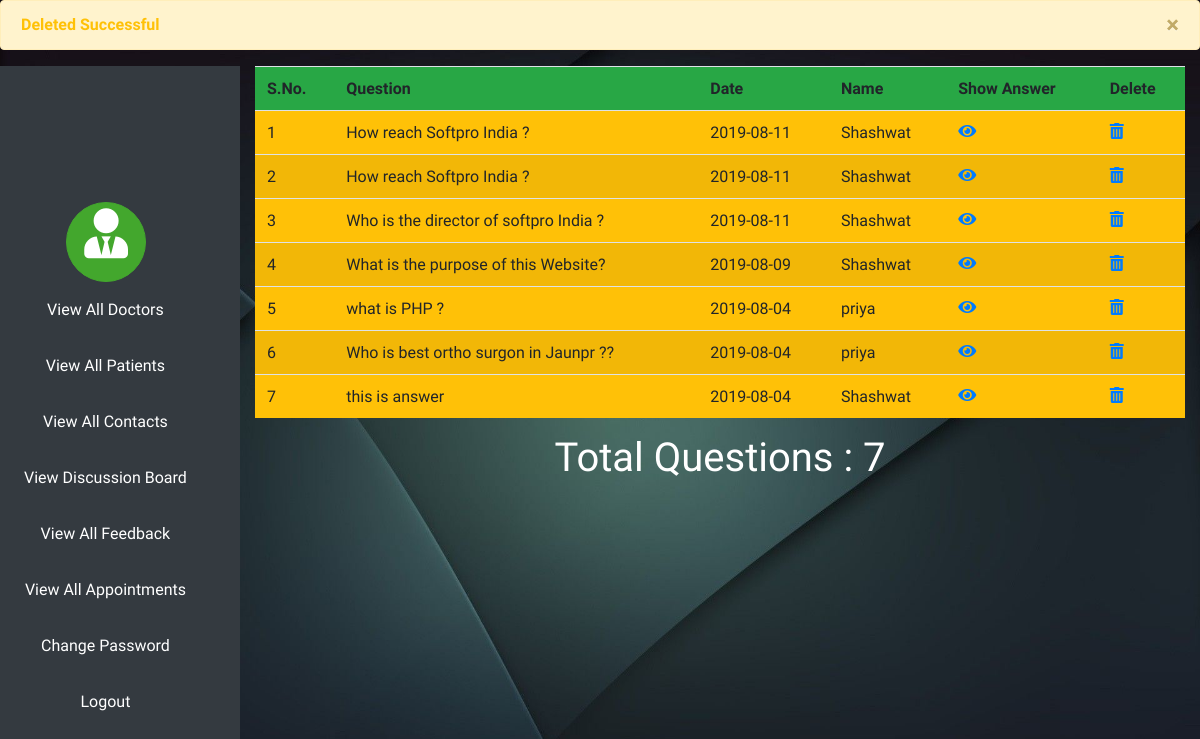
/admin/vdisboard.php?msg=1 (signed in), run on the app's committed database.
### tables this page shows
CREATE TABLE IF NOT EXISTS `tbl_question` (
  `qid` int(11) NOT NULL AUTO_INCREMENT,
  `pat_id` int(11) NOT NULL,
  `question` varchar(200) NOT NULL,
  `date` varchar(10) NOT NULL,
  PRIMARY KEY (`qid`)
);

CREATE TABLE IF NOT EXISTS `tbl_patient` (
  `pat_id` int(11) NOT NULL AUTO_INCREMENT,
  `name` varchar(60) NOT NULL,
  `fname` varchar(60) NOT NULL,
  `email` varchar(30) NOT NULL,
  `password` varchar(20) NOT NULL,
  `address` varchar(150) NOT NULL,
  `mobile` varchar(13) NOT NULL,
  `pin` int(6) NOT NULL,
  `age` int(3) NOT NULL,
  `gender` varchar(6) NOT NULL,
  `date` varchar(20) NOT NULL,
  PRIMARY KEY (`pat_id`)
);

### admin/vdisboard.php (the view, shortened to what this page needs)
 <?php
	if($_SESSION['admin']=="")
	{
		header("Location:index.php");
	}
	else
	{
	$msg=$_REQUEST['msg'];
	if($msg=='1')
	{
?>
 <div class="alert alert-warning alert-dismissible" id="myAlert">
    <button type="button" class="close">&times;</button>
    <strong class="text-warning text-center">Deleted Successful</strong>
  </div>
<?php
}
	$query="select * from tbl_question order by date desc";
	$res=mysql_query($query);
?>
<html>
<head>
	<link rel="stylesheet" href="https://stackpath.bootstrapcdn.com/bootstrap/4.3.1/css/bootstrap.min.css">
	<link rel="stylesheet" href="https://use.fontawesome.com/releases/v5.7.0/css/all.css">
	<link type="text/css" rel="stylesheet" href="../css/adstyle.css" />
</head>
<body>
<div>
	<nav class="navbar bg-dark navigation">
  <ul class="navbar-nav">
  <li><div class="navbar-brand"><a href="adminprofile.php"><i class="fas fa-user-tie"></i></a></div></li>
    <li class="nav-item p-2">
      <a class="nav-link text-center" href="vdoctor.php">View All Doctors</a>
    </li>
    <li class="nav-item p-2">
      <a class="nav-link text-center" href="vpatient.php">View All Patients</a>
    </li>
    <li class="nav-item p-2">
      <a class="nav-link text-center" href="vcontact.php">View All Contacts</a>
    </li>
	<li class="nav-item p-2">
		<a class="nav-link text-center" href="vdisboard.php">View Discussion Board</a>
	</li>
	<li class="nav-item p-2">
		<a class="nav-link text-center" href="vfeed.php">View All Feedback</a>
	</li>
	<li class="nav-item p-2">
		<a class="nav-link text-center" href="vapp.php">View All Appointments</a>
	</li>
	<li class="nav-item p-2">
		<a class="nav-link text-center" href="changepwd.php">Change Password</a>
	</li>
	<li class="nav-item p-2">
		<a class="nav-link text-center" href="logout.php">Logout</a>
	</li>
  </ul>
</nav>
		<div class="container-fluid contents">
			<table class="table table-striped bg-warning">
				<tr class="bg-success">
					<th>S.No.</th>
					<th>Question</th>
					<th>Date</th>
					<th>Name</th>
					<th>Show Answer</th>
					<th>Delete</th>
				</tr>
				<?php
				$a=1;
				while($row=mysql_fetch_array($res,MYSQL_BOTH))
				{
				?>
				<tr>
					<td><?php echo $a; ?></td>
					<td><?php echo $row['question']; ?></td>
					<td><?php echo $row['date'] ?></td>
					<?php
					$pid=$row['pat_id'];
					$query2="select name from tbl_patient where pat_id='$pid'";
					$res2=mysql_query($query2);
					if($row2=mysql_fetch_array($res2,MYSQL_BOTH))
					{
						$pn=$row2['name'];
					}
					?>
					<td><?php echo $pn; ?></td>
					<td><a href="sans.php?qid=<?php echo $row['qid'] ?>"><i class="fas fa-eye"></i></a></td>
					<td><a href="delq.php?qid=<?php echo $row['qid'] ?>"><i class="fas fa-trash-alt"></i></a></td>
				</tr>
				<?php
				$a++;
				}
				?>
			</table>
			<h1 class="text-center">Total Questions :  <?php echo $a-1; ?></h1>
		</div>
	</div>
</body>
</html>
<?php
	}
?>

### css/adstyle.css (style rules this page uses)
* { margin:0; padding:0; box-sizing:border-box; }
body { font-family: 'Dosis', sans-serif; font-weight: 400; background:url('../images/wp2508260.jpg'); background-repeat:no-repeat; background-attachment:fixed; background-size:100% 100%; color:#fff; }
.navigation { width:20%; height:100%; float:left; position:fixed; }
.navigation a { color:#fff; border:1px transparent; }
.contents { height:auto; width:80%; float:left; font-weight:600; margin-left:20%; }
.navbar-brand { height:80px; width:80px; margin-left:28%; background:#43a72d; border:1px solid #43a72d; border-radius:50%; text-align:center; font-size:50px; }

### data on the page
tbl_question: question "How reach Softpro India ?", date "2019-08-11", pat.name "Shashwat"
tbl_question: question "How reach Softpro India ?", date "2019-08-11", pat.name "Shashwat"
tbl_question: question "Who is the director of softpro India ?", date "2019-08-11", pat.name "Shashwat"
tbl_question: question "What is the purpose of this Website?", date "2019-08-09", pat.name "Shashwat"
tbl_question: question "what is PHP ?", date "2019-08-04", pat.name "priya"
tbl_question: question "Who is best ortho surgon in Jaunpr ??", date "2019-08-04", pat.name "priya"
tbl_question: question "this is answer", date "2019-08-04", pat.name "Shashwat"

### other printed values
$a-1 "7"
